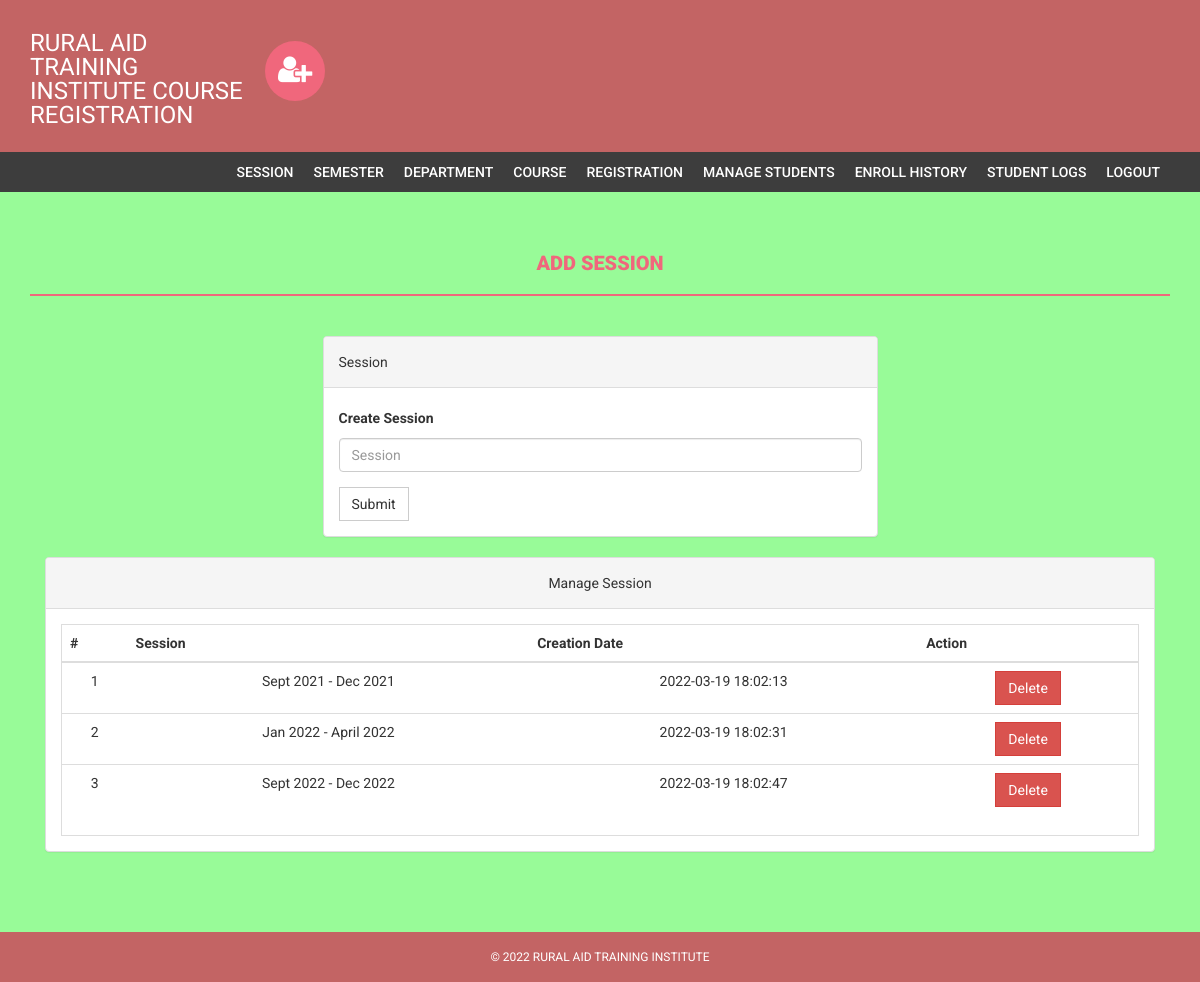
Page /admin/session.php (signed in) on the committed database.
### tables this page shows
CREATE TABLE `session` (
  `id` int(11) NOT NULL,
  `session` varchar(255) NOT NULL,
  `creationDate` timestamp NOT NULL DEFAULT CURRENT_TIMESTAMP
);

### admin/session.php (the view, shortened to what this page needs)
<?php
if(strlen($_SESSION['alogin'])==0)
    {
header('location:index.php');
}
else{
?>
<!DOCTYPE html>
<html xmlns="http://www.w3.org/1999/xhtml">
<head>
    <link href="assets/css/bootstrap.css" rel="stylesheet" />
    <link href="assets/css/font-awesome.css" rel="stylesheet" />
    <link href="assets/css/style.css" rel="stylesheet" />
</head>
<body style="background-color:palegreen;">
<?php include('includes/header.php');?>
<?php if($_SESSION['alogin']!="")
{
 include('includes/menubar.php');
}
 ?>
    <div class="content-wrapper">
        <div class="container">
              <div class="row">
                    <div class="col-md-12">
                        <h1 class="page-head-line">Add session  </h1>
                    </div>
                </div>
                <div class="row" >
                  <div class="col-md-3"></div>
                    <div class="col-md-6">
                        <div class="panel panel-default">
                        <div class="panel-heading">
                           Session
                        </div>
                        <div class="panel-body">
                       <form name="session" method="post">
   <div class="form-group">
    <label for="session">Create Session </label>
    <input type="text" class="form-control" id="sesssion" name="sesssion" placeholder="Session" />
  </div>
 <button type="submit" name="submit" class="btn btn-default">Submit</button>
</form>
                            </div>
                            </div>
                    </div>
                </div>
                <div class="col-md-12">
                    <div class="panel panel-default">
                        <div class="panel-heading">
                            Manage Session
                        </div>
                        <div class="panel-body">
                            <div class="table-responsive table-bordered">
                                <table class="table">
                                    <thead>
                                        <tr>
                                            <th>#</th>
                                            <th>Session</th>
                                            <th>Creation Date</th>
                                            <th>Action</th>
                                        </tr>
                                    </thead>
                                    <tbody>
<?php
$sql=mysqli_query($bd, "select * from session");
$cnt=1;
while($row=mysqli_fetch_array($sql))
{
?>
                                        <tr>
                                            <td><?php echo $cnt;?></td>
                                            <td><?php echo htmlentities($row['session']);?></td>
                                            <td><?php echo htmlentities($row['creationDate']);?></td>
                                            <td>
  <a href="session.php?id=<?php echo $row['id']?>&del=delete" onClick="return confirm('Are you sure you want to delete?')">
                                            <button class="btn btn-danger">Delete</button>
</a>
                                            </td>
                                        </tr>
<?php
$cnt++;
} ?>
                                    </tbody>
                                </table>
                            </div>
                        </div>
                    </div>
                </div>
            </div>
        </div>
  <?php include('includes/footer.php');?>
</body>
</html>
<?php } ?>

### admin/assets/css/style.css (style rules this page uses)
body { font-family: 'Roboto', sans-serif; line-height: 30px; }
.content-wrapper { margin-top: 40px; min-height: 600px; padding-bottom: 60px; }
.page-head-line { font-weight: 900; padding-bottom: 20px; border-bottom: 2px solid #F0677C; text-transform: uppercase; color: #F0677C; font-size: 20px; margin-bottom: 40px; }
.btn { border-radius: 0px; -webkit-border-radius: 0px; -moz-border-radius: 0px; }

### admin/includes/footer.php (style rules this page uses)
.col-md-12 { text-align: center; }

### rows in the picture
session: session "Sept 2021 - Dec 2021", creationDate "2022-03-19 18:02:13"
session: session "Jan 2022 - April 2022", creationDate "2022-03-19 18:02:31"
session: session "Sept 2022 - Dec 2022", creationDate "2022-03-19 18:02:47"
